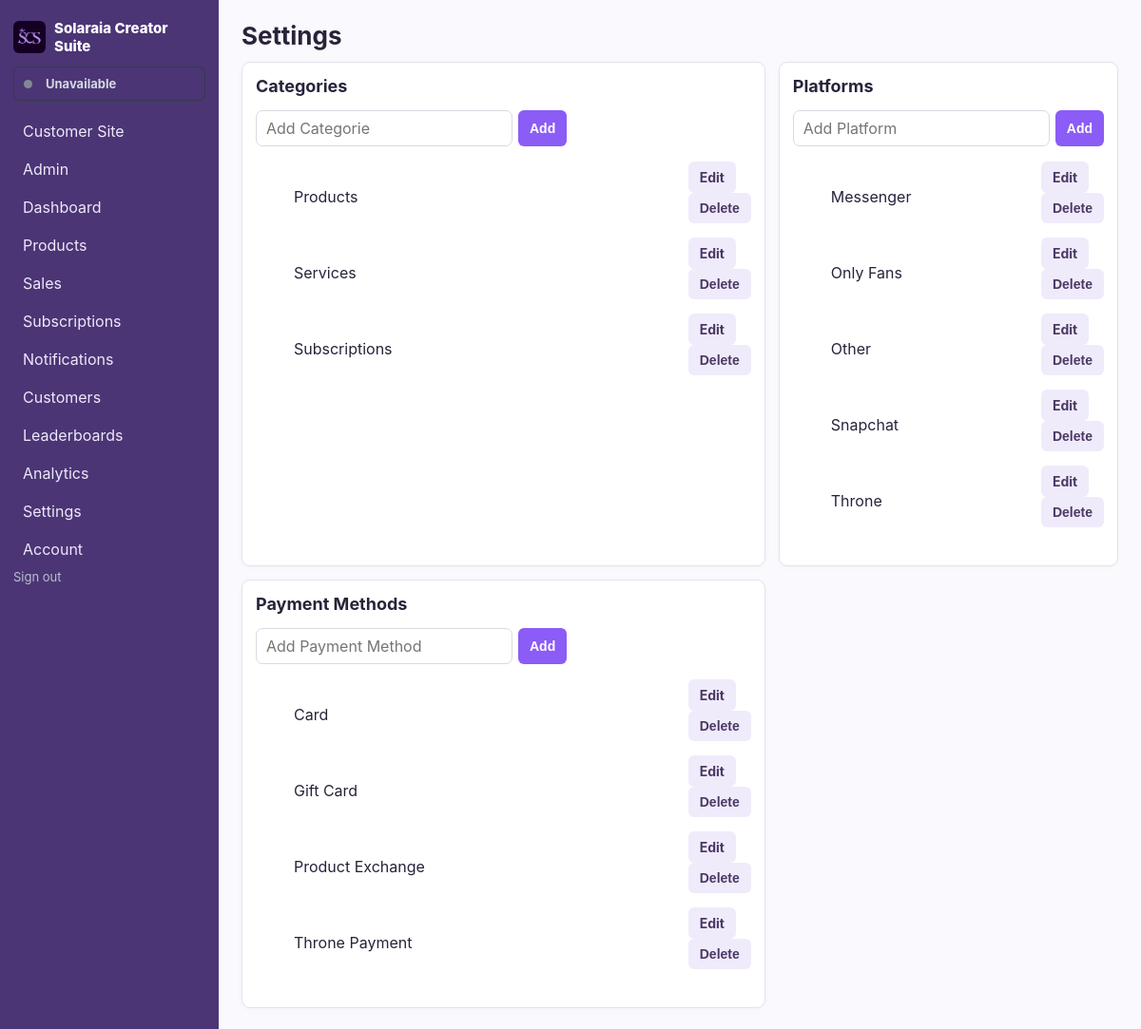
Screenshot of /settings (signed in) with the database file from the repository.
### models.py (models this page shows)
class CreatorAccount(db.Model):
    __tablename__ = 'creator_account'
    id = db.Column(db.Integer, primary_key=True)
    username = db.Column(db.String(64), nullable=False, unique=True)
    email = db.Column(db.String(255), nullable=False, unique=True)
    display_name = db.Column(db.String(120))
    bio = db.Column(db.Text)
    profile_image = db.Column(db.String(255))
    is_active = db.Column(db.Boolean, nullable=False, default=False)
    password_hash = db.Column(db.String(255), nullable=False)
    is_admin = db.Column(db.Boolean, nullable=False, default=False)
    is_approved = db.Column(db.Boolean, nullable=False, default=False)
    stripe_account_id = db.Column(db.String(255), unique=True)
    stripe_customer_id = db.Column(db.String(255))
    stripe_subscription_id = db.Column(db.String(255))
    stripe_subscription_checkout_session_id = db.Column(db.String(255))
    stripe_subscription_status = db.Column(db.String(40), nullable=False, default='inactive')
    stripe_subscription_period_end = db.Column(db.DateTime)
    subscription_exempt = db.Column(db.Boolean, nullable=False, default=False)
    stripe_charges_enabled = db.Column(db.Boolean, nullable=False, default=False)
    stripe_details_submitted = db.Column(db.Boolean, nullable=False, default=False)
    accepting_orders = db.Column(db.Boolean, nullable=False, default=False)
    banner_notifications = db.Column(db.Boolean, nullable=False, default=True)
    email_notifications = db.Column(db.Boolean, nullable=False, default=False)
    disable_content_contact = db.Column(db.Boolean, nullable=False, default=False)
    created_at = db.Column(db.DateTime, default=datetime.utcnow, nullable=False)
    version_id = db.Column(db.Integer, nullable=False, default=1)
    __table_args__ = (
        db.Index('uq_creator_stripe_customer_id', 'stripe_customer_id', unique=True),
        db.Index('uq_creator_stripe_subscription_id', 'stripe_subscription_id', unique=True),
    )
    __mapper_args__ = {'version_id_col': version_id}

class Category(db.Model):
    id = db.Column(db.Integer, primary_key=True)
    owner_id = db.Column(db.Integer, db.ForeignKey('creator_account.id'), nullable=False)
    name = db.Column(db.String(120), nullable=False)
    description = db.Column(db.Text)
    version_id = db.Column(db.Integer, nullable=False, default=1)
    __table_args__ = (db.UniqueConstraint('owner_id', 'name', name='uq_category_owner_name'),)
    __mapper_args__ = {'version_id_col': version_id}
    products = db.relationship('Product', backref='category', lazy=True)

class Platform(db.Model):
    id = db.Column(db.Integer, primary_key=True)
    owner_id = db.Column(db.Integer, db.ForeignKey('creator_account.id'), nullable=False)
    name = db.Column(db.String(120), nullable=False)
    active = db.Column(db.Boolean, default=True)
    version_id = db.Column(db.Integer, nullable=False, default=1)
    __table_args__ = (db.UniqueConstraint('owner_id', 'name', name='uq_platform_owner_name'),)
    __mapper_args__ = {'version_id_col': version_id}

class PaymentMethod(db.Model):
    id = db.Column(db.Integer, primary_key=True)
    owner_id = db.Column(db.Integer, db.ForeignKey('creator_account.id'), nullable=False)
    name = db.Column(db.String(120), nullable=False)
    active = db.Column(db.Boolean, default=True)
    version_id = db.Column(db.Integer, nullable=False, default=1)
    __table_args__ = (db.UniqueConstraint('owner_id', 'name', name='uq_payment_method_owner_name'),)
    __mapper_args__ = {'version_id_col': version_id}

### app.py (the view)
@app.route('/settings', methods=['GET','POST'])
def settings():
    if request.method=='POST':
        model={'category':Category,'platform':Platform,'payment':PaymentMethod}[request.form['kind']]
        name=request.form['name'].strip()
        if name: db.session.add(model(owner_id=g.creator.id, name=name)); db.session.commit(); flash('Setting added.','success')
        return redirect(url_for('settings'))
    return render_template('settings/index.html', categories=Category.query.filter_by(owner_id=g.creator.id).order_by(Category.name).all(), platforms=Platform.query.filter_by(owner_id=g.creator.id).order_by(Platform.name).all(), payments=PaymentMethod.query.filter_by(owner_id=g.creator.id).order_by(PaymentMethod.name).all())

### app.py (called while the page is built, shortened)
@event.listens_for(Session, 'do_orm_execute')
def scope_creator_queries(execute_state):
    if not execute_state.is_select or not execute_state.is_orm_statement or not has_request_context():
        return
    creator_id = getattr(g, 'creator_id', None)
    if getattr(g, 'is_admin', False):
        return
    if not creator_id or request.endpoint in PUBLIC_ENDPOINTS:
        return
    execute_state.statement = execute_state.statement.options(*(
        with_loader_criteria(model, lambda entity: entity.owner_id == creator_id, include_aliases=True)
        for model in TENANT_MODELS
    ))

@app.before_request
def require_creator():
    creator_id = session.get('creator_id')
    creator = db.session.get(CreatorAccount, creator_id) if creator_id else None
    if creator is None or not creator.is_approved:
        session.clear()
        return redirect(url_for('login', next=request.full_path))
    g.creator = creator
    g.creator_id = creator.id
    g.is_admin = creator.is_admin
    if not creator.is_admin:
        _notify_expired_service_subscriptions(creator.id)
    if request.endpoint and request.endpoint.startswith('admin_') and not creator.is_admin:
        abort(403)
    if not creator.is_admin and not creator.subscription_exempt and creator.stripe_subscription_status not in ACTIVE_SUBSCRIPTION_STATUSES:
        if request.endpoint not in BILLING_ACCESS_ENDPOINTS:
            return redirect(url_for('seller_billing'))

### templates/settings/index.html
{% extends 'base.html' %}{% block title %}Settings{% endblock %}{% block heading %}Settings{% endblock %}{% block content %}<div class="grid">{% for kind,title,items in [('category','Categories',categories),('platform','Platforms',platforms),('payment','Payment Methods',payments)] %}<section class="panel"><h2>{{title}}</h2><form method="post" class="inline"><input type="hidden" name="kind" value="{{kind}}"><input name="name" required placeholder="Add {{title[:-1] if title.endswith('s') else title}}"><button class="button">Add</button></form><ul>{% for x in items %}<li class="setting-row"><span>{{x.name}}</span><span><a class="button secondary" href="{{url_for('setting_edit',kind=kind,id=x.id)}}">Edit</a><form class="inline" method="post" action="{{url_for('setting_delete',kind=kind,id=x.id)}}" onsubmit="return confirm('Delete {{x.name}}?')"><input type="hidden" name="version_id" value="{{x.version_id}}"><button class="button secondary danger">Delete</button></form></span></li>{% else %}<li>None configured.</li>{% endfor %}</ul></section>{% endfor %}</div>{% endblock %}

### templates/base.html (shortened to what this page needs)
<!doctype html>
<html lang="en">
<head>
	<link rel="stylesheet" href="{{ url_for('static', filename='css/app.css') }}">
</head>
<body>
	<aside>
		<div class="brand"><img src="{{url_for('static', filename='Logo.png')}}" alt=""><span>Solaraia Creator Suite</span></div>
		{% if current_creator %}
		<div class="nav-seller-availability" aria-live="polite">
			<span class="seller-active-dot {{'is-inactive' if not current_creator.is_active else ''}}" aria-hidden="true"></span>
			<span>{{'Available' if current_creator.is_active else 'Unavailable'}}</span>
		</div>
		{% endif %}
		<nav>
			<a href="{{url_for('storefront')}}">Customer Site</a>
			{% if current_creator and current_creator.is_admin %}<a href="{{url_for('admin_dashboard')}}">Admin</a>{% endif %}
			<a href="{{url_for('dashboard')}}">Dashboard</a>
			<a href="{{url_for('products')}}">Products</a>
			<a href="{{url_for('sales')}}">Sales</a>
			<a href="{{url_for('service_subscriptions')}}">Subscriptions</a>
			<a href="{{url_for('notifications')}}">Notifications{% if unread_notifications %} ({{unread_notifications|length}}){% endif %}</a>
			<a href="{{url_for('customers')}}">Customers</a>
			<a href="{{url_for('leaderboards')}}">Leaderboards</a>
			<a href="{{url_for('analytics')}}">Analytics</a>
			<a href="{{url_for('settings')}}">Settings</a>
			<a href="{{url_for('account_settings')}}">Account</a>
		</nav>
		<a class="logout-link" href="{{ url_for('logout') }}">Sign out</a>
	</aside>
	<main>
		<header><h1>{% block heading %}{% endblock %}</h1></header>
		{% block content %}{% endblock %}
	</main>
</body>
</html>

### static/css/app.css (style rules this page uses)
:root { font-family: Inter, system-ui, -apple-system, Segoe UI, sans-serif; color: #20242b; background: #f5f6f8; }
* { box-sizing: border-box; }
body { margin: 0; display: flex; min-height: 100vh; }
aside { width: 230px; background: #151922; color: #fff; padding: 20px 14px; position: fixed; inset: 0 auto 0 0; }
.brand { display: flex; align-items: center; gap: 9px; font-size: 15px; font-weight: 800; margin-bottom: 22px; }
.brand img { flex: 0 0 34px; width: 34px; height: 34px; object-fit: cover; border-radius: 6px; }
.nav-seller-availability { display: flex; align-items: center; gap: 8px; margin: -10px 0 14px; padding: 9px 10px; border: 1px solid #343a46; border-radius: 6px; color: #d4dae2; font-size: 13px; font-weight: 700; }
.seller-active-dot { display: inline-block; flex: 0 0 9px; width: 9px; height: 9px; border-radius: 50%; background: #2b9b63; vertical-align: middle; }
.seller-active-dot.is-inactive { background: #828995; }
nav { display: grid; gap: 4px; }
nav a { color: #b9c0cd; text-decoration: none; padding: 8px 10px; border-radius: 6px; }
main { margin-left: 230px; padding: 22px 24px; max-width: 1400px; width: calc(100% - 230px); }
header { display: flex; align-items: center; justify-content: space-between; margin-bottom: 10px; }
h1 { margin: 0; font-size: 26px; }
h2 { font-size: 18px; margin-top: 0; }
.cards > div, .panel { background: white; border: 1px solid #e2e5ea; border-radius: 9px; padding: 14px; box-shadow: 0 3px 14px #00000008; }
.grid { display: grid; grid-template-columns: 2fr 1fr; gap: 14px; }
.button { display: inline-block; border: 0; background: #2e5cff; color: #fff; padding: 8px 12px; border-radius: 6px; text-decoration: none; cursor: pointer; font-weight: 700; }
.secondary { background: #edf0f5; color: #303641; }
.danger { color: #c93535; }
.form input, .form select, .form textarea, .inline input { padding: 8px 10px; border: 1px solid #d7dbe2; border-radius: 7px; font: inherit; }
.inline { display: flex; gap: 6px; margin-bottom: 10px; }
.setting-row { display: flex; justify-content: space-between; align-items: center; gap: 10px; margin: 5px 0; }
.danger { color: #a33; }
header { margin-bottom: 12px; }
.cards > div, .panel { box-shadow: 0 1px 6px #00000008; }
.button { font-size: 14px; }
.setting-row { margin: 5px 0; }
.logout-link { margin-top: 14px; color: #b9c0cd; text-decoration: none; font-size: 13px; }
:root { --purple: #8b5cf6; --purple-dark: #6d3fd6; --purple-soft: #f1ebff; --border: #e6e0f0; }
body { background: #faf9fd; color: #29233a; }
aside { background: #4b3575; }
nav a { color: #eee8fa; }
.button { background: var(--purple); }
.secondary { background: #f0ebfa; color: #4c3865; }
.cards > div, .panel { border-color: var(--border); }
.seller-active-dot { margin-right: 6px; }

### rows the page displays
CreatorAccount: is_active "Unavailable"
Category: name "Products"
Category: name "Services"
Category: name "Subscriptions"
Platform: name "Messenger"
Platform: name "Only Fans"
Platform: name "Other"
Platform: name "Snapchat"
Platform: name "Throne"
PaymentMethod: name "Card"
PaymentMethod: name "Gift Card"
PaymentMethod: name "Product Exchange"
PaymentMethod: name "Throne Payment"

### other values shown
{{ title }} "Categories" "Platforms" "Payment Methods"
